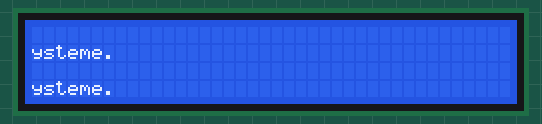
This sketch was run on a simulated Arduino Uno, built with avr-gcc and run on an emulated ATmega328P. Shown: 40×4 character LCD. What the sketch prints to the serial monitor is not drawn.

Above: at 0.1 s.

The sketch:

ecran.ino
```cpp
#include <LiquidCrystal.h>

#define FIRST TRUE
int STATE=0;
int rank=0;
// LiquidCrystal(rs,enable,d4,d5,d6,d7)
LiquidCrystal lcd(11,10,5,4,3,2); //rw brancher sur gnd
void setup() {
  Serial.begin(9600);
  // Lancement de l'écran
  lcd.begin(40,4);
  lcd.setCursor(10,2);
  lcd.print("Demarrage du systeme");
  int i;
  for(i=0; i<3; i++){
    lcd.print(".");
    delay(2000);
  }
}

/**
 * Affiche le menu du logiciel
 */
void menu(){
  lcd.setCursor(10,0);
  lcd.print("Menu Principal");
}

void loop() {
  lcd.clear();
  if (STATE==0){
    menu();
    // Affecter les boutons poussoirs
    STATE=1;
  }
  else if (STATE==1){
    Serial.print(rank);
  }

}
```

boissons.ino
```cpp
String BOISSONS[]={"Vodka","Rhum","Cointreau","Gin"};


String COCKTAILS []={"Mojito","Punch","Blue Lagoon","Long Island","Daikiri","Cuba Libre","Gin Fizz","Zizi Coincoin","Screw Driver","Tom Collins","Cosmopolitain","God Father","Blue Hawaiian","Red Lion","Clover Club","Silver Fizz","Orange Blossom","Balalaïka","Scotch Scour"};
```
